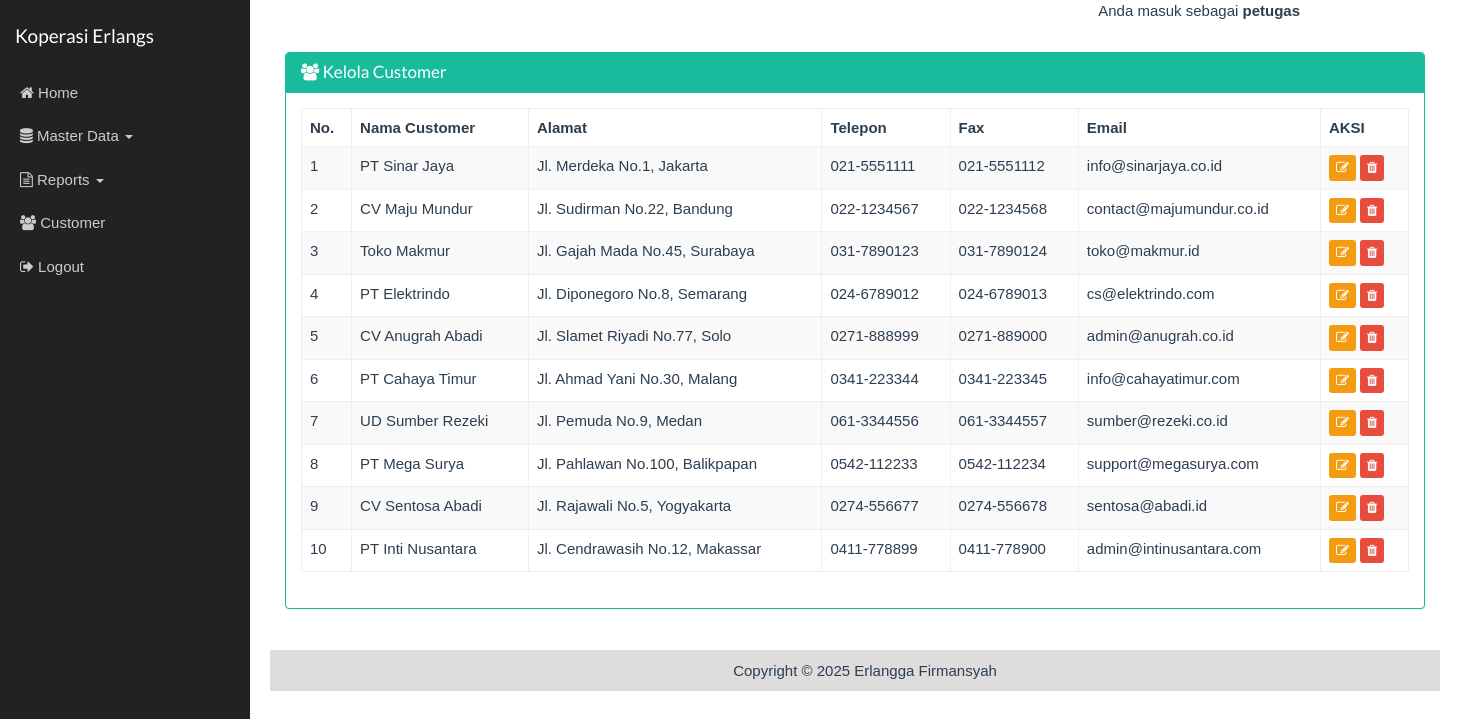
/index_admin.php?page=user&actions=tampil (signed in), run on the app's committed database.
### tables this page shows
CREATE TABLE `customer` (
  `id_customer` int NOT NULL,
  `nama_customer` varchar(100) DEFAULT NULL,
  `alamat` text,
  `telp` varchar(20) DEFAULT NULL,
  `fax` varchar(20) DEFAULT NULL,
  `email` varchar(100) DEFAULT NULL
);

### views/user_tampil.php (the view, shortened to what this page needs)
<div class="container">
    <div class="row">
        <div class="col-xs-12">
            <div class="panel panel-success">
                <div class="panel-heading">
                    <h3 class="panel-title"><span class="fa fa-users"></span> Kelola Customer</h3>
                </div>
                <div class="panel-body">
                    <table id="dtskripsi" class="table table-bordered table-striped table-hover">
                        <thead>
                          <tr>
                              <th>No.</th>
                              <th>Nama Customer</th>
                              <th>Alamat</th>
                              <th>Telepon</th>
                              <th>Fax</th>
                              <th>Email</th>
                              <th>AKSI</th>
                          </tr>
                        </thead>
                        <tbody>
                            <?php
                            $sql = "SELECT * FROM customer";
                            $query = mysqli_query($koneksi, $sql) or die("SQL Anda Salah");
                            $nomor = 0;
                            while ($data = mysqli_fetch_array($query)) {
                                $nomor++;
                                ?>
                                <tr>
                                    <td><?= $nomor ?></td>
                                    <td><?= $data['nama_customer'] ?></td>
                                    <td><?= $data['alamat'] ?></td>
                                    <td><?= $data['telp'] ?></td>
                                    <td><?= $data['fax'] ?></td>
                                    <td><?= $data['email'] ?></td>
                                    <td>
                                        <a href="?page=customer&actions=edit&id=<?= $data['id_customer'] ?>" class="btn btn-warning btn-xs">
                                            <span class="fa fa-edit"></span>
                                        </a>
                                        <a href="?page=customer&actions=delete&id=<?= $data['id_customer'] ?>" class="btn btn-danger btn-xs" onclick="return confirm('Yakin Hapus Data Ini?')">
                                            <span class="fa fa-trash"></span>
                                        </a>
                                    </td>
                                </tr>
                            <?php } ?>
                        </tbody>
                    </table>
                </div>
            </div>
        </div>
    </div>
</div>

### index_admin.php (style rules this page uses)
body { margin: 0; padding: 0; font-family: Arial, sans-serif; }

### data on the page
customer: nama_customer "PT Sinar Jaya", alamat "Jl. Merdeka No.1, Jakarta", telp "021-5551111", fax "021-5551112", email "info@sinarjaya.co.id"
customer: nama_customer "CV Maju Mundur", alamat "Jl. Sudirman No.22, Bandung", telp "022-1234567", fax "022-1234568", email "contact@majumundur.co.id"
customer: nama_customer "Toko Makmur", alamat "Jl. Gajah Mada No.45, Surabaya", telp "031-7890123", fax "031-7890124", email "toko@makmur.id"
customer: nama_customer "PT Elektrindo", alamat "Jl. Diponegoro No.8, Semarang", telp "024-6789012", fax "024-6789013", email "cs@elektrindo.com"
customer: nama_customer "CV Anugrah Abadi", alamat "Jl. Slamet Riyadi No.77, Solo", telp "0271-888999", fax "0271-889000", email "admin@anugrah.co.id"
customer: nama_customer "PT Cahaya Timur", alamat "Jl. Ahmad Yani No.30, Malang", telp "0341-223344", fax "0341-223345", email "info@cahayatimur.com"
customer: nama_customer "UD Sumber Rezeki", alamat "Jl. Pemuda No.9, Medan", telp "061-3344556", fax "061-3344557", email "sumber@rezeki.co.id"
customer: nama_customer "PT Mega Surya", alamat "Jl. Pahlawan No.100, Balikpapan", telp "0542-112233", fax "0542-112234", email "support@megasurya.com"
customer: nama_customer "CV Sentosa Abadi", alamat "Jl. Rajawali No.5, Yogyakarta", telp "0274-556677", fax "0274-556678", email "sentosa@abadi.id"
customer: nama_customer "PT Inti Nusantara", alamat "Jl. Cendrawasih No.12, Makassar", telp "0411-778899", fax "0411-778900", email "admin@intinusantara.com"

### other printed values
$_SESSION['username'] "petugas"
